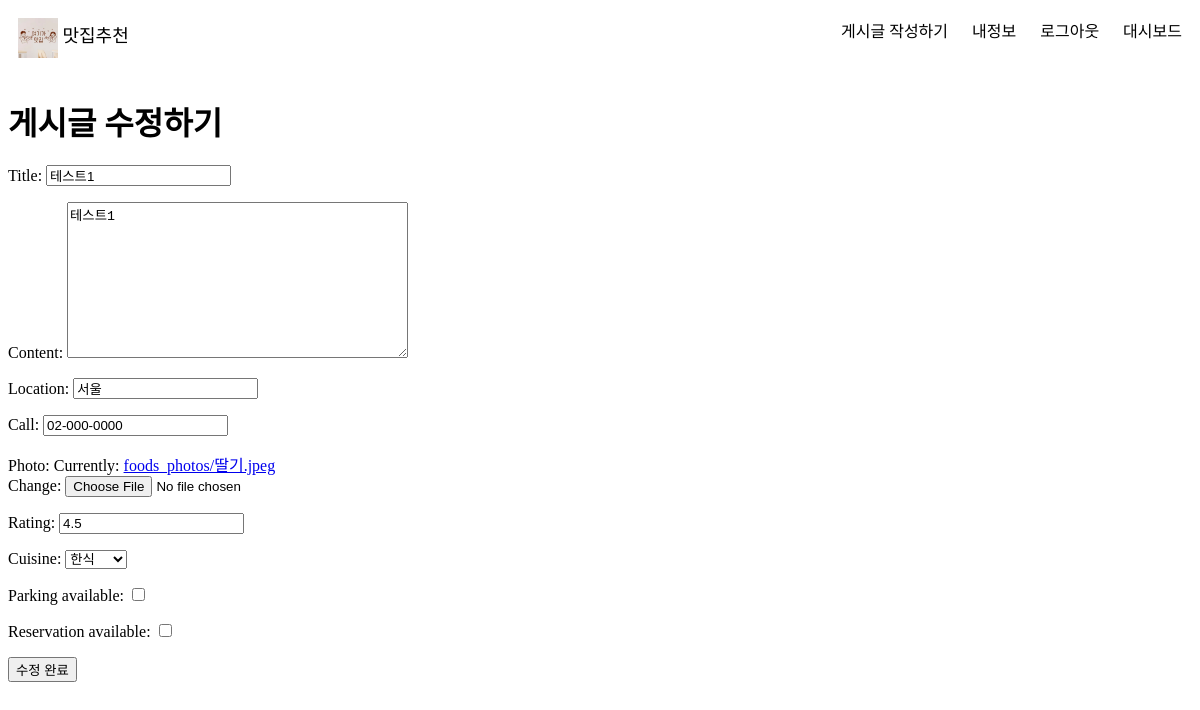
/foods/2/update/ (signed in), run on the app's committed database.
### foods/models.py (models this page shows, shortened)
class Food(models.Model):
    CUISINE_CHOICES = [
        ('KR', '한식'), ('WE', '양식'), ('JP', '일식'), ('CN', '중식')
    ]
    user = models.ForeignKey(settings.AUTH_USER_MODEL, on_delete=models.CASCADE)
    title = models.CharField(max_length=30)
    content = models.TextField()
    location = models.CharField(max_length=255)
    call = models.CharField(max_length=20, null=True, blank=True)
    photo = models.ImageField(upload_to='foods_photos/')
    rating = models.DecimalField(max_digits=2, decimal_places=1)
    cuisine = models.CharField(max_length=2, choices=CUISINE_CHOICES)
    parking_available = models.BooleanField(default=False)
    reservation_available = models.BooleanField(default=False)
    created_at = models.DateTimeField(auto_now_add=True)  # auto_now_add로 변경
    location_lat = models.FloatField(null=True, blank=True)  # 위도
    location_lng = models.FloatField(null=True, blank=True)  # 경도

### foods/views.py (the view, shortened to what this page needs)
# urls.py: path('<int:pk>/update/', FoodUpdateView.as_view(), name='food_update'),  # 게시글 수정
class FoodUpdateView(LoginRequiredMixin, UserPassesTestMixin, UpdateView):
    model = Food
    fields = ['title', 'content', 'location', 'call', 'photo', 'rating', 'cuisine', 'parking_available', 'reservation_available']
    template_name = 'food_update.html'
    def test_func(self):
        food = self.get_object()
        return food.user == self.request.user  # 현재 사용자가 해당 게시글의 작성자인지 확인

### foods/templates/food_update.html (shortened to what this page needs)
<!DOCTYPE html>
<html lang="ko">
<head>
    {% load static %}
    <link rel="stylesheet" href="{% static 'css/menu.css' %}">
</head>
<body>
    {% include 'menu.html' %}
    <h1>게시글 수정하기</h1>
    <form method="post" enctype="multipart/form-data">
        {{ form.as_p }}
        <button type="submit">수정 완료</button>
    </form>
</body>
</html>

### data on the page
Food: title "테스트1", content "테스트1", location "서울", call "02-000-0000", rating "4.5", cuisine "한식"
